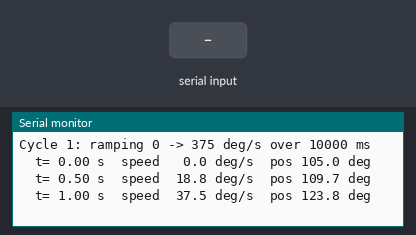
The sketch below on a simulated ESP32. Parts: the last lines printed to the serial monitor. Inputs (shaded band) come from the test bench. The modem accepts every AT command (registered, SIM ready, sends succeed) and sends nothing else.

Above: at 4.3 s.
4.4 s: "1" received over the second serial link
At 6.5 s:
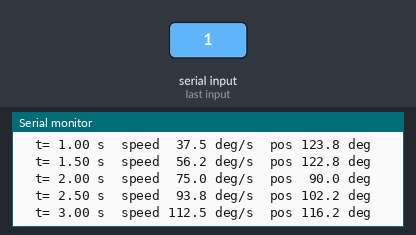
7.4 s: "0" received over the second serial link
8.9 s: "2" received over the second serial link
At 9.5 s:
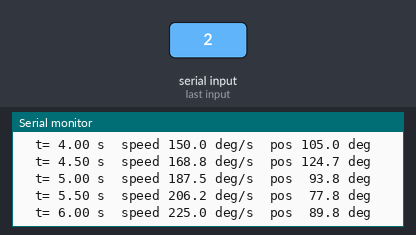
Timing chart, 0 to 11.9 s (numbered marks = the images above; inputs shaded):
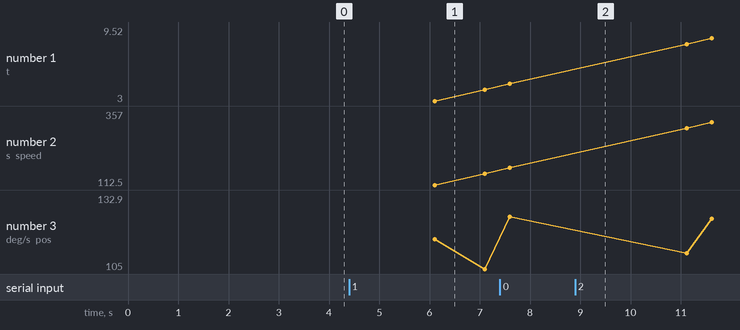

Measured:
- after the input at 4.4 s, the serial monitor: prints a new line after 1.7 s (image 1)
- after the input at 8.9 s, the serial monitor: prints a new line after 0.20 s (image 2)
- plotted number 1: 4.5 → 7.02 after the input at 8.9 s
- plotted number 2: 168.8 → 263.2 after the input at 8.9 s

The sketch:

speed_sweep.ino
```cpp
#include <Arduino.h>
#include <esp_arduino_version.h>

#if ESP_ARDUINO_VERSION < ESP_ARDUINO_VERSION_VAL(3, 3, 11)
#error "Install esp32 by Espressif Systems 3.3.11 or newer."
#endif

constexpr int DATA_PIN = 33;  // G33; use 26 for Grove yellow.
constexpr uint32_t SERVO_BAUD = 1000000;

constexpr float CENTER_DEG = 105.0f;
constexpr float AMPLITUDE_DEG = 30.0f;  // Sweeps 75..135 degrees.

// SC15 spec: 0.16 s/60 deg at 6 V = 375 deg/s (0.18 s/60 deg at 4.8 V).
constexpr float MAX_SPEED_DPS = 375.0f;

constexpr uint32_t RAMP_MS = 10000;  // Speed rises linearly 0 -> max.
constexpr uint32_t PAUSE_MS = 1000;
constexpr uint16_t UPDATE_MS = 20;   // Setpoint stream period (50 Hz).
constexpr uint32_t REPORT_MS = 500;

HardwareSerial ServoBus(1);

enum class Phase { Ramp, Pause };

Phase phase = Phase::Ramp;
uint32_t phaseStartMs = 0;
uint32_t nextUpdateMs = 0;
uint32_t nextReportMs = 0;
uint32_t cycle = 1;

// Triangle-wave phase carried across cycles so each ramp resumes
// from where the previous one stopped.
float sweepOffsetDeg = 0.0f;

// SC15: 0..1023 position counts cover approximately 0..210 degrees.
uint16_t degreesToPosition(float degrees) {
  return static_cast<uint16_t>(lroundf(degrees * 1023.0f / 210.0f));
}

// Broadcast WRITE of 1..6 consecutive register bytes.
// Broadcast ID 0xFE means every connected servo; no reply is requested.
void servoWrite(uint8_t address, const uint8_t *data, uint8_t count) {
  if (count == 0 || count > 6) return;

  uint8_t packet[13] = {
    0xFF, 0xFF,
    0xFE,                            // Broadcast ID
    static_cast<uint8_t>(count + 3), // Packet length
    0x03,                            // WRITE instruction
    address
  };

  for (uint8_t i = 0; i < count; ++i) {
    packet[6 + i] = data[i];
  }

  uint8_t checksum = 0;
  for (uint8_t i = 2; i < 6 + count; ++i) {
    checksum += packet[i];
  }
  packet[6 + count] = static_cast<uint8_t>(~checksum);

  ServoBus.write(packet, count + 7);
  ServoBus.flush(true);  // Wait for transmission to finish.

  // Discard local echo. Broadcast WRITE does not get a servo reply.
  while (ServoBus.available()) {
    ServoBus.read();
  }
}

void setGoal(float degrees, uint16_t durationMs) {
  const uint16_t position = degreesToPosition(degrees);

  // SC-series values are big-endian: high byte first.
  const uint8_t data[] = {
    static_cast<uint8_t>(position >> 8),
    static_cast<uint8_t>(position),

    static_cast<uint8_t>(durationMs >> 8),
    static_cast<uint8_t>(durationMs),

    0x00, 0x00  // Speed = 0: use the specified movement time.
  };

  servoWrite(0x2A, data, sizeof(data));
}

// Angle on a triangle wave around CENTER_DEG after travelling distanceDeg,
// starting at the center and heading up.
float triangleDeg(float distanceDeg) {
  const float u = fmodf(distanceDeg, 4.0f * AMPLITUDE_DEG);

  if (u < AMPLITUDE_DEG) return CENTER_DEG + u;
  if (u < 3.0f * AMPLITUDE_DEG) return CENTER_DEG + 2.0f * AMPLITUDE_DEG - u;
  return CENTER_DEG + u - 4.0f * AMPLITUDE_DEG;
}

float rampSpeedDps(uint32_t t) {
  return MAX_SPEED_DPS * t / RAMP_MS;
}

// Distance covered t ms into the ramp: integral of the linear speed ramp.
float rampDistanceDeg(uint32_t t) {
  return 0.5f * rampSpeedDps(t) * (t / 1000.0f);
}

void setup() {
  Serial.begin(115200);

  // Same RX and TX pin selects open-drain one-wire UART.
  // Keep the external pull-up to 3.3V.
  // Do not call pinMode() on DATA_PIN after this.
  ServoBus.begin(SERVO_BAUD, SERIAL_8N1, DATA_PIN, DATA_PIN);

  delay(1000);  // Allow the servo to finish powering up.

  // Load the initial target before enabling torque.
  setGoal(CENTER_DEG, 2000);

  const uint8_t torqueOn = 1;
  servoWrite(0x28, &torqueOn, 1);

  delay(2100);  // Allow the initial centering move to finish.

  phaseStartMs = nextUpdateMs = nextReportMs = millis();
  Serial.printf("Cycle %u: ramping 0 -> %.0f deg/s over %u ms\n",
                static_cast<unsigned>(cycle),
                MAX_SPEED_DPS,
                static_cast<unsigned>(RAMP_MS));
}

void loop() {
  const uint32_t now = millis();

  if (static_cast<int32_t>(now - nextUpdateMs) < 0) {
    delay(1);
    return;
  }
  nextUpdateMs += UPDATE_MS;

  const uint32_t elapsed = now - phaseStartMs;

  if (phase == Phase::Ramp) {
    const uint32_t t = min(elapsed, RAMP_MS);
    const float degrees = triangleDeg(sweepOffsetDeg + rampDistanceDeg(t));

    setGoal(degrees, UPDATE_MS);

    if (static_cast<int32_t>(now - nextReportMs) >= 0) {
      nextReportMs = now + REPORT_MS;
      Serial.printf("  t=%5.2f s  speed %5.1f deg/s  pos %5.1f deg\n",
                    t / 1000.0f, rampSpeedDps(t), degrees);
    }

    if (t == RAMP_MS) {
      sweepOffsetDeg = fmodf(sweepOffsetDeg + rampDistanceDeg(RAMP_MS),
                             4.0f * AMPLITUDE_DEG);
      phase = Phase::Pause;
      phaseStartMs = now;
      Serial.printf("Cycle %u: peak %.0f deg/s reached, holding at %.1f deg for %u ms\n",
                    static_cast<unsigned>(cycle),
                    MAX_SPEED_DPS,
                    degrees,
                    static_cast<unsigned>(PAUSE_MS));
    }
  } else if (elapsed >= PAUSE_MS) {
    phase = Phase::Ramp;
    phaseStartMs = nextReportMs = now;
    ++cycle;
    Serial.printf("Cycle %u: ramping 0 -> %.0f deg/s over %u ms\n",
                  static_cast<unsigned>(cycle),
                  MAX_SPEED_DPS,
                  static_cast<unsigned>(RAMP_MS));
  }
}
```
